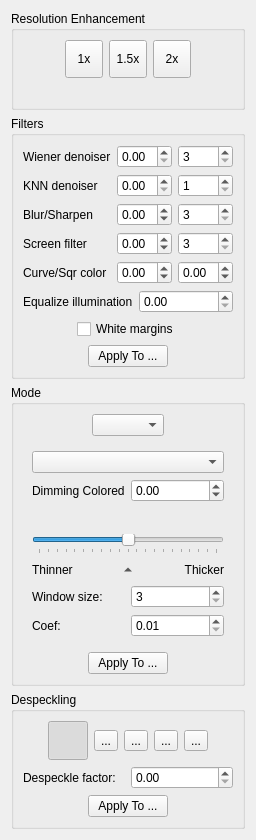
<?xml version="1.0" encoding="UTF-8"?>
<ui version="4.0">
 <class>OutputOptionsWidget</class>
 <widget class="QWidget" name="OutputOptionsWidget">
  <property name="geometry">
   <rect>
    <x>0</x>
    <y>0</y>
    <width>250</width>
    <height>549</height>
   </rect>
  </property>
  <property name="windowTitle">
   <string>Form</string>
  </property>
  <layout class="QVBoxLayout" name="verticalLayout_6">
   <item>
    <widget class="QGroupBox" name="scalingPanel">
     <property name="title">
      <string>Resolution Enhancement</string>
     </property>
     <layout class="QVBoxLayout" name="verticalLayout_2">
      <item>
       <layout class="QHBoxLayout" name="horizontalLayout_3">
        <item>
         <spacer name="horizontalSpacer_3">
          <property name="orientation">
           <enum>Qt::Horizontal</enum>
          </property>
          <property name="sizeHint" stdset="0">
           <size>
            <width>40</width>
            <height>20</height>
           </size>
          </property>
         </spacer>
        </item>
        <item>
         <widget class="QToolButton" name="scale1xBtn">
          <property name="minimumSize">
           <size>
            <width>38</width>
            <height>38</height>
           </size>
          </property>
          <property name="text">
           <string>1x</string>
          </property>
          <property name="checkable">
           <bool>true</bool>
          </property>
          <property name="autoExclusive">
           <bool>true</bool>
          </property>
         </widget>
        </item>
        <item>
         <widget class="QToolButton" name="scale15xBtn">
          <property name="minimumSize">
           <size>
            <width>38</width>
            <height>38</height>
           </size>
          </property>
          <property name="text">
           <string>1.5x</string>
          </property>
          <property name="checkable">
           <bool>true</bool>
          </property>
          <property name="autoExclusive">
           <bool>true</bool>
          </property>
         </widget>
        </item>
        <item>
         <widget class="QToolButton" name="scale2xBtn">
          <property name="minimumSize">
           <size>
            <width>38</width>
            <height>38</height>
           </size>
          </property>
          <property name="text">
           <string>2x</string>
          </property>
          <property name="checkable">
           <bool>true</bool>
          </property>
          <property name="autoExclusive">
           <bool>true</bool>
          </property>
         </widget>
        </item>
        <item>
         <spacer name="horizontalSpacer_4">
          <property name="orientation">
           <enum>Qt::Horizontal</enum>
          </property>
          <property name="sizeHint" stdset="0">
           <size>
            <width>40</width>
            <height>20</height>
           </size>
          </property>
         </spacer>
        </item>
       </layout>
      </item>
      <item>
       <widget class="QLabel" name="scaleLabel">
        <property name="text">
         <string/>
        </property>
        <property name="alignment">
         <set>Qt::AlignCenter</set>
        </property>
       </widget>
      </item>
     </layout>
    </widget>
   </item>
   <item>
    <widget class="QGroupBox" name="filtersPanel">
     <property name="title">
      <string>Filters</string>
     </property>
     <property name="flat">
      <bool>false</bool>
     </property>
     <property name="checkable">
      <bool>false</bool>
     </property>
     <layout class="QVBoxLayout" name="fitersVerticalLayout">
      <item>
       <layout class="QGridLayout" name="filterColorOptions">
        <item row="0" column="0">
         <widget class="QLabel" name="wienerLabel">
          <property name="text">
           <string>Wiener denoiser</string>
          </property>
         </widget>
        </item>
        <item row="0" column="1">
         <widget class="QDoubleSpinBox" name="wienerCoef">
          <property name="toolTip">
           <string>Value is 0.0 .. 1.0..</string>
          </property>
          <property name="minimum">
           <double>0.0</double>
          </property>
          <property name="maximum">
           <double>1.0</double>
          </property>
          <property name="singleStep">
           <double>0.01</double>
          </property>
         </widget>
        </item>
        <item row="0" column="2">
         <widget class="QSpinBox" name="wienerWindowSize">
          <property name="toolTip">
           <string>The dimensions of a pixel neighborhood to consider.</string>
          </property>
          <property name="minimum">
           <number>3</number>
          </property>
          <property name="maximum">
           <number>9999</number>
          </property>
         </widget>
        </item>
        <item row="1" column="0">
         <widget class="QLabel" name="knndLabel">
          <property name="text">
           <string>KNN denoiser</string>
          </property>
         </widget>
        </item>
        <item row="1" column="1">
         <widget class="QDoubleSpinBox" name="knndCoef">
          <property name="toolTip">
           <string>Value is 0.0 .. 1.0..</string>
          </property>
          <property name="minimum">
           <double>0.0</double>
          </property>
          <property name="maximum">
           <double>1.0</double>
          </property>
          <property name="singleStep">
           <double>0.01</double>
          </property>
         </widget>
        </item>
        <item row="1" column="2">
         <widget class="QSpinBox" name="knndRadius">
          <property name="toolTip">
           <string>The radius of a pixel neighborhood to consider.</string>
          </property>
          <property name="minimum">
           <number>1</number>
          </property>
          <property name="maximum">
           <number>99</number>
          </property>
         </widget>
        </item>
        <item row="2" column="0">
         <widget class="QLabel" name="blurLabel">
          <property name="text">
           <string>Blur/Sharpen</string>
          </property>
         </widget>
        </item>
        <item row="2" column="1">
         <widget class="QDoubleSpinBox" name="blurCoef">
          <property name="toolTip">
           <string>Value is -2.0 .. 1.0..</string>
          </property>
          <property name="minimum">
           <double>-2.0</double>
          </property>
          <property name="maximum">
           <double>1.0</double>
          </property>
          <property name="singleStep">
           <double>0.01</double>
          </property>
         </widget>
        </item>
        <item row="2" column="2">
         <widget class="QSpinBox" name="blurWindowSize">
          <property name="toolTip">
           <string>The dimensions of a pixel neighborhood to consider.</string>
          </property>
          <property name="minimum">
           <number>3</number>
          </property>
          <property name="maximum">
           <number>9999</number>
          </property>
         </widget>
        </item>
        <item row="3" column="0">
         <widget class="QLabel" name="screenLabel">
          <property name="text">
           <string>Screen filter</string>
          </property>
         </widget>
        </item>
        <item row="3" column="1">
         <widget class="QDoubleSpinBox" name="screenCoef">
          <property name="toolTip">
           <string>Value is -1.0 .. 1.0..</string>
          </property>
          <property name="minimum">
           <double>-1.0</double>
          </property>
          <property name="maximum">
           <double>1.0</double>
          </property>
          <property name="singleStep">
           <double>0.05</double>
          </property>
         </widget>
        </item>
        <item row="3" column="2">
         <widget class="QSpinBox" name="screenWindowSize">
          <property name="toolTip">
           <string>The dimensions of a pixel neighborhood to consider.</string>
          </property>
          <property name="minimum">
           <number>3</number>
          </property>
          <property name="maximum">
           <number>9999</number>
          </property>
         </widget>
        </item>
        <item row="4" column="0">
         <widget class="QLabel" name="curveSqrLabel">
          <property name="text">
           <string>Curve/Sqr color</string>
          </property>
         </widget>
        </item>
        <item row="4" column="1">
         <widget class="QDoubleSpinBox" name="curveCoef">
          <property name="toolTip">
           <string>Value is -1.0 .. 1.0.</string>
          </property>
          <property name="minimum">
           <double>-1.0</double>
          </property>
          <property name="maximum">
           <double>1.0</double>
          </property>
          <property name="singleStep">
           <double>0.05</double>
          </property>
         </widget>
        </item>
        <item row="4" column="2">
         <widget class="QDoubleSpinBox" name="sqrCoef">
          <property name="toolTip">
           <string>Value is -1.0 .. 1.0.</string>
          </property>
          <property name="minimum">
           <double>-1.0</double>
          </property>
          <property name="maximum">
           <double>1.0</double>
          </property>
          <property name="singleStep">
           <double>0.05</double>
          </property>
         </widget>
        </item>
       </layout>
      </item>
      <item>
       <layout class="QGridLayout" name="normalizeOptions">
        <item row="0" column="0">
         <widget class="QLabel" name="normalizeCoefLabel">
          <property name="text">
           <string>Equalize illumination</string>
          </property>
         </widget>
        </item>
        <item row="0" column="1">
         <widget class="QDoubleSpinBox" name="normalizeCoef">
          <property name="toolTip">
           <string>Value is 0.0 .. 1.0.</string>
          </property>
          <property name="minimum">
           <double>0.0</double>
          </property>
          <property name="maximum">
           <double>1.0</double>
          </property>
          <property name="singleStep">
           <double>0.05</double>
          </property>
         </widget>
        </item>
       </layout>
      </item>
      <item>
       <widget class="QWidget" name="colorMarginOptions" native="true">
        <layout class="QHBoxLayout" name="horizontalLayout_6">
         <property name="leftMargin">
          <number>0</number>
         </property>
         <property name="topMargin">
          <number>0</number>
         </property>
         <property name="rightMargin">
          <number>0</number>
         </property>
         <property name="bottomMargin">
          <number>0</number>
         </property>
         <item>
          <spacer name="horizontalSpacer_13">
           <property name="orientation">
            <enum>Qt::Horizontal</enum>
           </property>
           <property name="sizeHint" stdset="0">
            <size>
             <width>13</width>
             <height>17</height>
            </size>
           </property>
          </spacer>
         </item>
         <item>
          <layout class="QVBoxLayout" name="verticalLayout_3">
           <item>
            <widget class="QCheckBox" name="whiteMarginsCB">
             <property name="text">
              <string>White margins</string>
             </property>
            </widget>
           </item>
          </layout>
         </item>
         <item>
          <spacer name="horizontalSpacer_14">
           <property name="orientation">
            <enum>Qt::Horizontal</enum>
           </property>
           <property name="sizeHint" stdset="0">
            <size>
             <width>13</width>
             <height>17</height>
            </size>
           </property>
          </spacer>
         </item>
        </layout>
       </widget>
      </item>      
      <item>
       <layout class="QHBoxLayout" name="filtersHorizontalLayout">
        <item>
         <spacer name="horizontalSpacer_9">
          <property name="orientation">
           <enum>Qt::Horizontal</enum>
          </property>
          <property name="sizeHint" stdset="0">
           <size>
            <width>0</width>
            <height>20</height>
           </size>
          </property>
         </spacer>
        </item>
        <item>
         <widget class="QPushButton" name="applyColorsFiltersButton">
          <property name="text">
           <string>Apply To ...</string>
          </property>
         </widget>
        </item>
        <item>
         <spacer name="filtersHorizontalSpacer">
          <property name="orientation">
           <enum>Qt::Horizontal</enum>
          </property>
          <property name="sizeHint" stdset="0">
           <size>
            <width>0</width>
            <height>20</height>
           </size>
          </property>
         </spacer>
        </item>
       </layout>
      </item>
     </layout>
    </widget>
   </item>
   <item>
    <widget class="QGroupBox" name="modePanel">
     <property name="title">
      <string>Mode</string>
     </property>
     <property name="flat">
      <bool>false</bool>
     </property>
     <property name="checkable">
      <bool>false</bool>
     </property>
     <layout class="QVBoxLayout" name="verticalLayout_4">
      <item>
       <layout class="QHBoxLayout" name="horizontalLayout_2">
        <item>
         <spacer name="horizontalSpacer">
          <property name="orientation">
           <enum>Qt::Horizontal</enum>
          </property>
          <property name="sizeHint" stdset="0">
           <size>
            <width>0</width>
            <height>20</height>
           </size>
          </property>
         </spacer>
        </item>
        <item>
         <widget class="QComboBox" name="colorModeSelector"/>
        </item>
        <item>
         <spacer name="horizontalSpacer_2">
          <property name="orientation">
           <enum>Qt::Horizontal</enum>
          </property>
          <property name="sizeHint" stdset="0">
           <size>
            <width>0</width>
            <height>20</height>
           </size>
          </property>
         </spacer>
        </item>
       </layout>
      </item>
      <item>
       <widget class="QWidget" name="bwOptions" native="true">
        <layout class="QVBoxLayout" name="verticalLayout">
         <item>
          <widget class="QComboBox" name="thresholdMethodSelector"/>
         </item>
         <item>
          <layout class="QGridLayout" name="dimmingColoredOptions">
           <item row="0" column="0">
            <widget class="QLabel" name="dimmingColoredCoefLabel">
             <property name="text">
              <string>Dimming Colored</string>
             </property>
            </widget>
           </item>
           <item row="0" column="1">
            <widget class="QDoubleSpinBox" name="dimmingColoredCoef">
             <property name="toolTip">
              <string>Value is -1.0 .. 2.0.</string>
             </property>
             <property name="minimum">
              <double>-1.0</double>
             </property>
             <property name="maximum">
              <double>2.0</double>
             </property>
             <property name="singleStep">
              <double>0.05</double>
             </property>
            </widget>
           </item>
          </layout>
         </item>
         <item>
          <layout class="QHBoxLayout" name="horizontalLayout_12">
           <item>
            <spacer name="horizontalSpacer_22">
             <property name="orientation">
              <enum>Qt::Horizontal</enum>
             </property>
             <property name="sizeHint" stdset="0">
              <size>
               <width>40</width>
               <height>20</height>
              </size>
             </property>
            </spacer>
           </item>
           <item>
            <widget class="QLabel" name="thresholLabel">
             <property name="text">
              <string/>
             </property>
            </widget>
           </item>
           <item>
            <spacer name="horizontalSpacer_21">
             <property name="orientation">
              <enum>Qt::Horizontal</enum>
             </property>
             <property name="sizeHint" stdset="0">
              <size>
               <width>40</width>
               <height>20</height>
              </size>
             </property>
            </spacer>
           </item>
          </layout>
         </item>
         <item>
          <widget class="QSlider" name="thresholdSlider">
           <property name="minimum">
            <number>-50</number>
           </property>
           <property name="maximum">
            <number>50</number>
           </property>
           <property name="pageStep">
            <number>5</number>
           </property>
           <property name="tracking">
            <bool>true</bool>
           </property>
           <property name="orientation">
            <enum>Qt::Horizontal</enum>
           </property>
           <property name="invertedAppearance">
            <bool>false</bool>
           </property>
           <property name="invertedControls">
            <bool>false</bool>
           </property>
           <property name="tickPosition">
            <enum>QSlider::TicksBelow</enum>
           </property>
          </widget>
         </item>
         <item>
          <layout class="QHBoxLayout" name="horizontalLayout_7">
           <property name="spacing">
            <number>0</number>
           </property>
           <item>
            <widget class="QLabel" name="lighterThresholdLink">
             <property name="text">
              <string>Thinner</string>
             </property>
            </widget>
           </item>
           <item>
            <widget class="QToolButton" name="neutralThresholdBtn">
             <property name="cursor">
              <cursorShape>PointingHandCursor</cursorShape>
             </property>
             <property name="text">
              <string/>
             </property>
             <property name="iconSize">
              <size>
               <width>12</width>
               <height>12</height>
              </size>
             </property>
             <property name="toolButtonStyle">
              <enum>Qt::ToolButtonIconOnly</enum>
             </property>
             <property name="autoRaise">
              <bool>true</bool>
             </property>
             <property name="arrowType">
              <enum>Qt::UpArrow</enum>
             </property>
            </widget>
           </item>
           <item>
            <widget class="QLabel" name="darkerThresholdLink">
             <property name="text">
              <string>Thicker</string>
             </property>
             <property name="alignment">
              <set>Qt::AlignRight|Qt::AlignTrailing|Qt::AlignVCenter</set>
             </property>
            </widget>
           </item>
          </layout>
         </item>
         <item>
          <layout class="QGridLayout" name="thresholdAdaptiveOptions">
           <item row="0" column="0">
            <widget class="QLabel" name="thresholdWindowSizeLabel">
             <property name="text">
              <string>Window size:</string>
             </property>
            </widget>
           </item>
           <item row="0" column="1">
            <widget class="QSpinBox" name="thresholdWindowSize">
             <property name="toolTip">
              <string>The dimensions of a pixel neighborhood to consider.</string>
             </property>
             <property name="minimum">
              <number>3</number>
             </property>
             <property name="maximum">
              <number>9999</number>
             </property>
            </widget>
           </item>
           <item row="1" column="0">
            <widget class="QLabel" name="thresholdCoefLabel">
             <property name="text">
              <string>Coef:</string>
             </property>
            </widget>
           </item>
           <item row="1" column="1">
            <widget class="QDoubleSpinBox" name="thresholdCoef">
             <property name="toolTip">
              <string>Default value is 0.34.</string>
             </property>
             <property name="minimum">
              <double>0.01</double>
             </property>
             <property name="maximum">
              <double>9.99</double>
             </property>
             <property name="singleStep">
              <double>0.01</double>
             </property>
            </widget>
           </item>
          </layout>
         </item>
        </layout>
       </widget>
      </item>
      <item>
       <layout class="QHBoxLayout" name="horizontalLayout_5">
        <item>
         <spacer name="horizontalSpacer_9">
          <property name="orientation">
           <enum>Qt::Horizontal</enum>
          </property>
          <property name="sizeHint" stdset="0">
           <size>
            <width>0</width>
            <height>20</height>
           </size>
          </property>
         </spacer>
        </item>
        <item>
         <widget class="QPushButton" name="applyColorsModeButton">
          <property name="text">
           <string>Apply To ...</string>
          </property>
         </widget>
        </item>
        <item>
         <spacer name="horizontalSpacer_10">
          <property name="orientation">
           <enum>Qt::Horizontal</enum>
          </property>
          <property name="sizeHint" stdset="0">
           <size>
            <width>0</width>
            <height>20</height>
           </size>
          </property>
         </spacer>
        </item>
       </layout>
      </item>
     </layout>
    </widget>
   </item>
   <item>
    <widget class="QGroupBox" name="despecklePanel">
     <property name="title">
      <string>Despeckling</string>
     </property>
     <layout class="QVBoxLayout" name="verticalLayout_5">
      <item>
       <layout class="QHBoxLayout" name="horizontalLayout">
        <property name="spacing">
         <number>6</number>
        </property>
        <item>
         <spacer name="horizontalSpacer_11">
          <property name="orientation">
           <enum>Qt::Horizontal</enum>
          </property>
          <property name="sizeHint" stdset="0">
           <size>
            <width>40</width>
            <height>20</height>
           </size>
          </property>
         </spacer>
        </item>
        <item>
         <widget class="QToolButton" name="despeckleOffBtn">
          <property name="statusTip">
           <string>No despeckling</string>
          </property>
          <property name="text">
           <string/>
          </property>
          <property name="iconSize">
           <size>
            <width>32</width>
            <height>32</height>
           </size>
          </property>
          <property name="checkable">
           <bool>true</bool>
          </property>
          <property name="checked">
           <bool>true</bool>
          </property>
          <property name="autoExclusive">
           <bool>true</bool>
          </property>
         </widget>
        </item>
        <item>
         <widget class="QToolButton" name="despeckleCautiousBtn">
          <property name="statusTip">
           <string>Cautious despeckling</string>
          </property>
          <property name="text">
           <string>...</string>
          </property>
          <property name="icon">
           <iconset resource="../../../resources/resources.qrc">
            <normaloff>:/icons/despeckle-cautious.png</normaloff>:/icons/despeckle-cautious.png</iconset>
          </property>
          <property name="iconSize">
           <size>
            <width>32</width>
            <height>32</height>
           </size>
          </property>
          <property name="checkable">
           <bool>true</bool>
          </property>
          <property name="autoExclusive">
           <bool>true</bool>
          </property>
         </widget>
        </item>
        <item>
         <widget class="QToolButton" name="despeckleNormalBtn">
          <property name="statusTip">
           <string>Normal despeckling</string>
          </property>
          <property name="text">
           <string>...</string>
          </property>
          <property name="icon">
           <iconset resource="../../../resources/resources.qrc">
            <normaloff>:/icons/despeckle-normal.png</normaloff>:/icons/despeckle-normal.png</iconset>
          </property>
          <property name="iconSize">
           <size>
            <width>32</width>
            <height>32</height>
           </size>
          </property>
          <property name="checkable">
           <bool>true</bool>
          </property>
          <property name="autoExclusive">
           <bool>true</bool>
          </property>
         </widget>
        </item>
        <item>
         <widget class="QToolButton" name="despeckleAggressiveBtn">
          <property name="statusTip">
           <string>Aggressive despeckling</string>
          </property>
          <property name="text">
           <string>...</string>
          </property>
          <property name="icon">
           <iconset resource="../../../resources/resources.qrc">
            <normaloff>:/icons/despeckle-aggressive.png</normaloff>:/icons/despeckle-aggressive.png</iconset>
          </property>
          <property name="iconSize">
           <size>
            <width>32</width>
            <height>32</height>
           </size>
          </property>
          <property name="checkable">
           <bool>true</bool>
          </property>
          <property name="autoExclusive">
           <bool>true</bool>
          </property>
         </widget>
        </item>
        <item>
         <widget class="QToolButton" name="despeckleCustomBtn">
          <property name="statusTip">
           <string>Custom despeckling</string>
          </property>
          <property name="text">
           <string>...</string>
          </property>
          <property name="icon">
           <iconset resource="../../../resources/resources.qrc">
            <normaloff>:/icons/despeckle-custom.png</normaloff>:/icons/despeckle-custom.png</iconset>
          </property>
          <property name="iconSize">
           <size>
            <width>32</width>
            <height>32</height>
           </size>
          </property>
          <property name="checkable">
           <bool>true</bool>
          </property>
          <property name="autoExclusive">
           <bool>true</bool>
          </property>
         </widget>
        </item>
        <item>
         <spacer name="horizontalSpacer_12">
          <property name="orientation">
           <enum>Qt::Horizontal</enum>
          </property>
          <property name="sizeHint" stdset="0">
           <size>
            <width>40</width>
            <height>20</height>
           </size>
          </property>
         </spacer>
        </item>
       </layout>
      </item>
      <item>
       <layout class="QGridLayout" name="despeckleCustomOptions">
        <item row="0" column="0">
         <widget class="QLabel" name="despeckleFactorLabel">
          <property name="text">
           <string>Despeckle factor:</string>
          </property>
         </widget>
        </item>
        <item row="0" column="1">
         <widget class="QDoubleSpinBox" name="despeckleFactor">
          <property name="toolTip">
           <string>Value is 0.0 .. 9.99.</string>
          </property>
          <property name="minimum">
           <double>0.0</double>
          </property>
          <property name="maximum">
           <double>9.99</double>
          </property>
          <property name="singleStep">
           <double>0.05</double>
          </property>
         </widget>
        </item>
       </layout>
      </item>
      <item>
       <layout class="QHBoxLayout" name="horizontalLayout_9">
        <item>
         <spacer name="horizontalSpacer_15">
          <property name="orientation">
           <enum>Qt::Horizontal</enum>
          </property>
          <property name="sizeHint" stdset="0">
           <size>
            <width>0</width>
            <height>20</height>
           </size>
          </property>
         </spacer>
        </item>
        <item>
         <widget class="QPushButton" name="applyDespeckleButton">
          <property name="text">
           <string>Apply To ...</string>
          </property>
         </widget>
        </item>
        <item>
         <spacer name="horizontalSpacer_16">
          <property name="orientation">
           <enum>Qt::Horizontal</enum>
          </property>
          <property name="sizeHint" stdset="0">
           <size>
            <width>0</width>
            <height>20</height>
           </size>
          </property>
         </spacer>
        </item>
       </layout>
      </item>
     </layout>
    </widget>
   </item>
   <item>
    <spacer name="verticalSpacer_2">
     <property name="orientation">
      <enum>Qt::Vertical</enum>
     </property>
     <property name="sizeHint" stdset="0">
      <size>
       <width>20</width>
       <height>40</height>
      </size>
     </property>
    </spacer>
   </item>
  </layout>
 </widget>
 <resources>
  <include location="../../../resources/resources.qrc"/>
 </resources>
 <connections/>
</ui>
